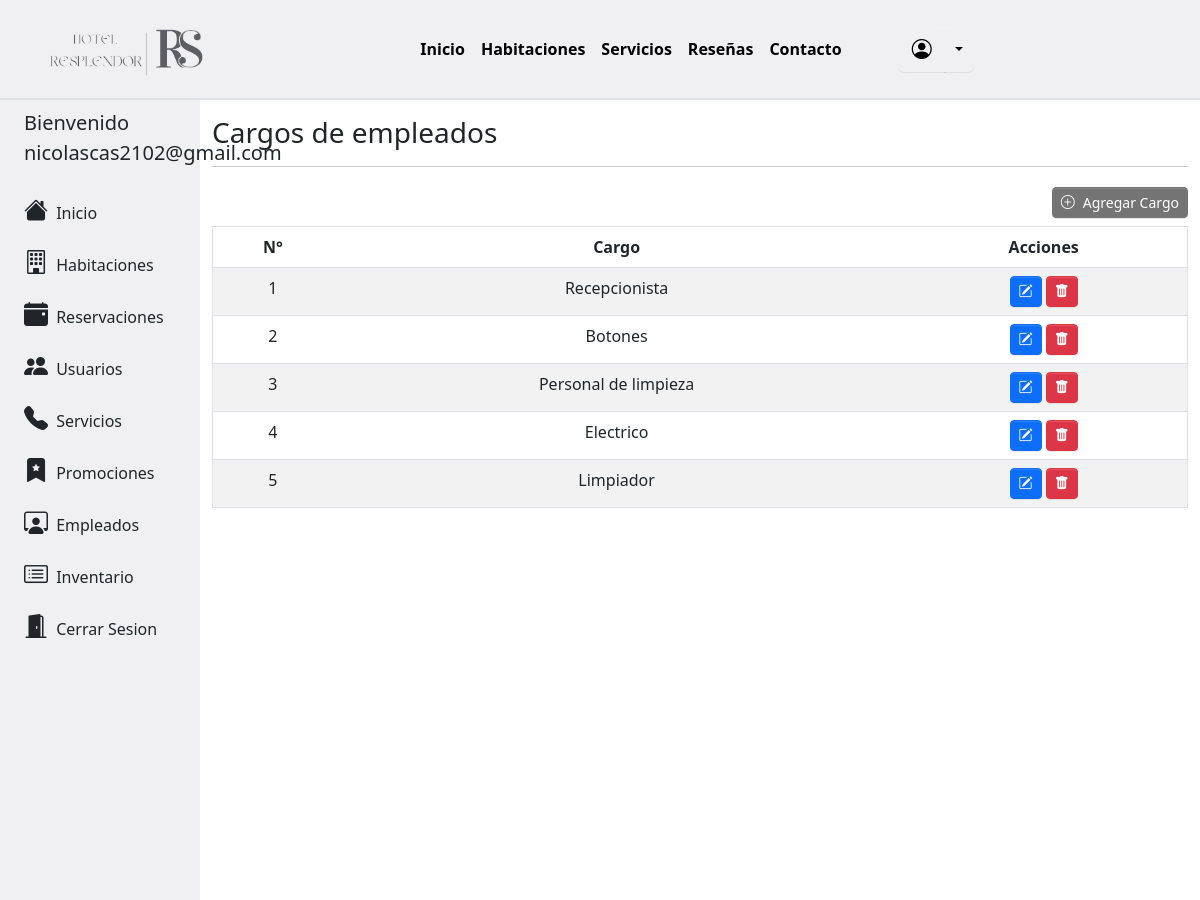
/admin_empleados/cargo_empleados.php (signed in), run on the app's committed database.
### tables this page shows
CREATE TABLE `cargo_empleado` (
  `id_cargo_empleado` int(11) NOT NULL,
  `cargo_empleado` varchar(25) NOT NULL
);

### admin_empleados/cargo_empleados.php (the view, shortened to what this page needs)
<!DOCTYPE html>
<html>
    <head>
        <link rel="stylesheet" href="../css/custom.css">
        <link rel="stylesheet" href="../libs/bootstrap-icons/bootstrap-icons.css">
        <link href="https://cdn.datatables.net/v/bs5/dt-1.13.4/datatables.min.css" rel="stylesheet"/>
        <link href="https://cdn.jsdelivr.net/npm/bootstrap@5.3.0-alpha3/dist/css/bootstrap.min.css" rel="stylesheet">
    </head>
    <body>
        <?php
            include '../modules/menu.php';
        ?>
        <div class="container-fluid">
            <div class="row flex-nowrap">
                <?php
                    include '../modules/sidebar_admin.php';
                ?>
                <div class="col-xl-10 col-sm-8 col-md-9 py-3">
                    <h3>Cargos de empleados</h3>
                    <hr>
                    <div class="row mb-2">
                        <div class="col-lg-12 text-end">
                            <a class='btn btn-info btn-sm mt-1' href='http://localhost/hotel/admin_empleados/registrar_cargo.php' type='submit' id='btnActualizar' value='".$fila["id_habitacion"]."'><i class='bi bi-plus-circle me-2'></i>Agregar Cargo </a>
                        </div>
                    </div>
                    <?php
                        $conexion = new Conexion();
                        $con = $conexion->conectarDB();
                        $sql = "SELECT * FROM cargo_empleado";
                        $resultset = $con->query($sql);
                    ?>
                    <table class="table table-hover table-striped text-center border" id="tabla" >
                        <thead>
                            <tr><th>N°</th><th>Cargo</th><th>Acciones</th></tr>
                        </thead>
                        <tbody>
                        <?php
                            if($resultset->num_rows>0){
                                while($fila = $resultset->fetch_assoc()){
                                    echo "<tr id='tabla' class='articulo' ><td>".$fila["id_cargo_empleado"]."</td><td>".$fila["cargo_empleado"]."</td>
                                    <td><a class='btn btn-primary btn-sm' href='http://localhost/hotel/admin_empleados/actualizar_cargo.php?id=".$fila['id_cargo_empleado']."' type='submit' id='btnActualizar' value='".$fila["id_cargo_empleado"]."'><i class='bi bi-pencil-square'></i></a>
                                    <button class='btn btn-danger btn-sm' type='submit' id='btnEliminar' onclick='confirmar(this.value)' value='".$fila["id_cargo_empleado"]."'><i class='bi bi-trash-fill'></i></button></td></tr>";
                                }
                            }
                        ?>
                        </tbody>
                    </table>
                </div>
            </div>
        </div>
    </body>
</html>

### data on the page
cargo_empleado: id_cargo_empleado "1", cargo_empleado "Recepcionista"
cargo_empleado: id_cargo_empleado "2", cargo_empleado "Botones"
cargo_empleado: id_cargo_empleado "3", cargo_empleado "Personal de limpieza"
cargo_empleado: id_cargo_empleado "4", cargo_empleado "Electrico"
cargo_empleado: id_cargo_empleado "5", cargo_empleado "Limpiador"

### other printed values
$_SESSION["Admin"] "nicolascas2102@gmail.com"
